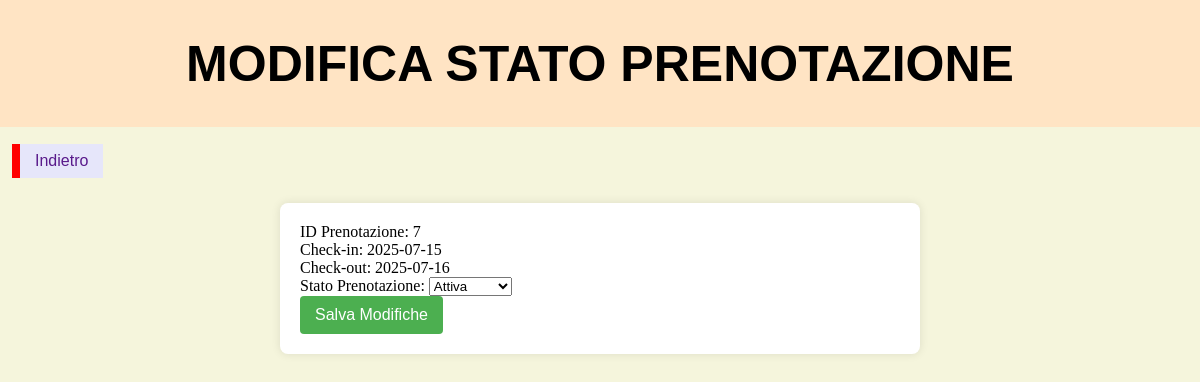
Screenshot of /php/modifica/modifica_prenotazione.php?id_prenotazione=7 (signed in) with the database file from the repository.
### tables this page shows
CREATE TABLE `prenotazioni` (
  `id_prenotazione` int NOT NULL,
  `check_in` date NOT NULL,
  `check_out` date NOT NULL,
  `attiva` tinyint(1) NOT NULL,
  `id_hotel` int NOT NULL,
  `numero_camera` varchar(11) NOT NULL,
  `codice_fiscale_cliente` varchar(16) NOT NULL
);

### php/modifica/modifica_prenotazione.php (the view, shortened to what this page needs)
<?php
require_once "../login/funzioni_autorizzazione.php";
$id_prenotazione = $_GET['id_prenotazione'] ?? $_POST['id_prenotazione'] ?? null;
$query_prenotazione = "SELECT * FROM prenotazioni WHERE id_prenotazione = ?";
$stmt = $connessione->prepare($query_prenotazione);
$stmt->bind_param("i", $id_prenotazione);
$stmt->execute();
$result = $stmt->get_result();
$prenotazione = $result->fetch_assoc();
?>
<!DOCTYPE html>
<html>
<head>
    <link rel="stylesheet" href="../../css/style.css">
</head>
<body>
    <div class="head">
        <h1>Modifica Stato Prenotazione</h1>
    </div>
    <div class="contenitore-pulsanti">
        <a href="../visualizza/visualizza_prenotazioni.php?id_hotel=<?= $prenotazione['id_hotel'] ?>" class="Redirect">Indietro</a>
    </div>
    <div class="contenitore-form">
        <form method="post">
            <div class="campo-form">
                <label>ID Prenotazione:</label>
                <span><?= htmlspecialchars($prenotazione['id_prenotazione']) ?></span>
            </div>
            <div class="campo-form">
                <label>Check-in:</label>
                <span><?= htmlspecialchars($prenotazione['check_in']) ?></span>
            </div>
            <div class="campo-form">
                <label>Check-out:</label>
                <span><?= htmlspecialchars($prenotazione['check_out']) ?></span>
            </div>
            <div class="campo-form">
                <label for="attiva">Stato Prenotazione:</label>
                <select name="attiva" id="attiva" required>
                    <option value="1" <?= $prenotazione['attiva'] ? 'selected' : '' ?>>Attiva</option>
                </select>
            </div>
            <div class="campo-form">
                <input type="submit" value="Salva Modifiche" class="pulsante-invio">
            </div>
        </form>
    </div>
</body>
</html>

### css/style.css (style rules this page uses)
body { background-color: beige; margin: 0; }
.head { background-color: bisque; text-align: center; padding: 1px; }
H1 { font-size: 50px; color: black; text-align: center; text-transform: uppercase; font-family: Arial; }
.Redirect, .Indietro { font-family: Arial; border: none; border-left: 8px solid red; background-color: lavender; display: inline-block; padding: 8px 15px; cursor: pointer; text-decoration: none; color: #591a8b; white-space: nowrap; font-size: 16px; margin: 5px 0; box-sizing: border-box; }
.contenitore-pulsanti { display: flex; justify-content: space-between; align-items: center; padding: 0 1%; padding-top: 1%; }
.contenitore-form { max-width: 600px; margin: 20px auto; padding: 20px; background-color: white; border-radius: 8px; box-shadow: 0 0 10px rgba(0,0,0,0.1); }
.pulsante-invio { background-color: #4CAF50; color: white; padding: 10px 15px; border: none; border-radius: 4px; cursor: pointer; font-size: 16px; }

### rows the page displays
prenotazioni: id_prenotazione "7", check_in "2025-07-15", check_out "2025-07-16", attiva "Attiva"
